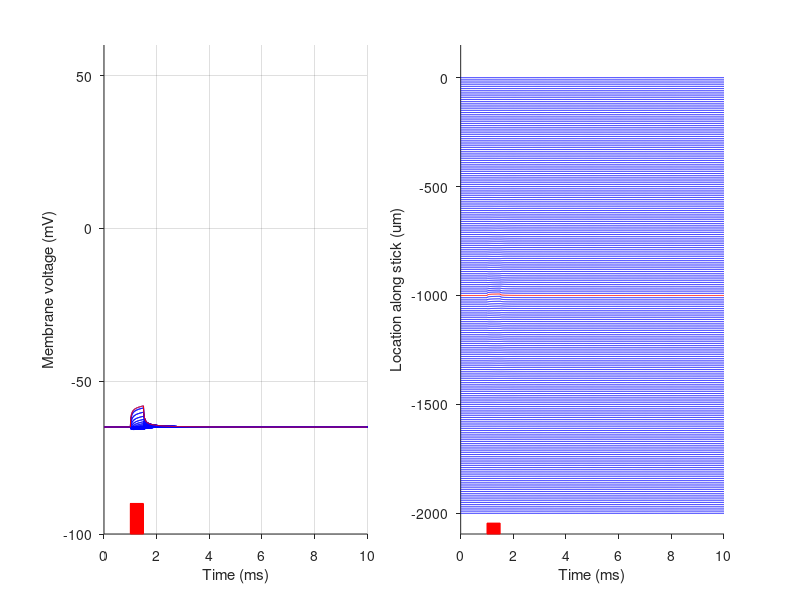

Reproduce this figure in MATLAB.
function [timeStep,vMat,mMat,hMat,nMat,iNaMat,iKMat,iLMat] = HH_multi()
%% ------------------------------------------------
%  Hodgkin & Huxley multi-compartment (stick) model
%  Run: [timeStep,vMat,mMat,hMat,nMat,iNaMat,iKMat,iLMat] = HH_multi()
%  The computation is done by a fixed step size forward or backward Euler method
%  Two stimulation modes: (1) Current injection into a single compartment ('iClamp')
%                         (2) Extracellular stimulation ('extracellular')
% ------------------------------------------------
%             
%                       _
%                  (2) / \     ||   
%                      \_/    _||_ (1)
%                             \  /                    
%   -------------------------- \/ --------------------------
%   |    1     |    2     |    3     |    4     |    5     |
%   --------------------------------------------------------
%
%
%% ------------- Step 1: PARAMETERS -------------
% Solver    
solver = 'BE'; % Type of solver, 'FE'==Forward Euler or 'BE'==Backward Euler

% Stimulus parameters
mode = 'extracellular'; % Stimulus mode, 'iClamp' or 'extracellular'
elecType = 'point'; % Electrode type, 'point' or 'disk' or 'FEM', for 'extracellular' only
dDisk = 50; % Electrode diameter, in um, for 'disk' only
rhoExt = 300; % Extracellular resistivity, in Ohm*cm, for 'point and 'disk' only
FEMfile = 'export.csv'; % File with FEM Solution, for 'FEM' only
I = -1; % Stimulus amplitude, in pA ('iClamp') or uA ('extracellular')
elecX = 0; % X-shift of cell relative to the electrode (at 0/0)), in um
elecY = 25; % Y-shift of cell relative to the electrode (at 0/0)), in um

% Temporal parameters
tStop = 10; % Total duration of simulation, in ms
tDel = 1; % Time when stimulus starts, in ms
tDur = 0.5; % Time of stimulus ON, in ms
tDt = 0.0125; % Time step, in ms

% Stick parameters, total length = (nComp-1) x lComp
nComp = 201; % Number of compartments
lComp = 10; % Compartment length, in um
rComp = 1; % Compartment radius, in um

c = 1; % Membrane specific capacitance, in uF/cm2, original=1
rhoA = 100; % Axial/Intracellular conductivity, in Ohm*cm, , original=100

% Temperature
temp = 6.3; % Model temperature, in Celsius, original=6.3

% Hodgkin & Huxley parameters
vInit = -65; % Membrane voltage to initialize the simulation, in mV
gNa = 120; % Sodium channel maximum conductivity, in mS/cm2, original=120
gK = 36; % Potassium channel maximum conductivity, in mS/cm2, original=36
gL = 0.3; % Leak channel maximum conductivity, in mS/cm2, original=0.3
eNa = 50; % Sodium reversal/equilibrium potential, in mV, original=50
eK = -77; % Potassium reversal/equilibrium potential, in mV, original=-77
eL = -54.3; % Leak reversal/equilibrium potential, in mV, original=-54.3

% Plot flags
plotV = 1; % Membrane voltage over time


%% ------------- Step 2: COMPUTE ADDITIONAL PARAMETERS -------------
% Central compartment of stick
centerComp = (nComp-1)/2+1;

% Axial resistance of each compartment, in kOhm
R = ((2*rhoA*lComp*1e-4)/(2*(rComp*1e-4)^2*pi))*1e-3;
% Compartment surface, in cm2
A = (2*rComp*pi*lComp)*1e-8;
% Compartment membrance capacitance, in uF
C = c*A;

% Compute time step
timeSteps = floor(tStop/tDt)+1;
timeStep = 0:tDt:tStop;

% Temperature adjustment
kTemp = 3^((temp-6.3)/10);

% Other constants
vAdd = 0.001;

% Set up tridiagonal matrix for fast computation of the inverse axial matrix (BE)
matInvDiag = [1+(tDt/C)*(1/R);ones(nComp-2,1)+(tDt/C)*(2/R);1+(tDt/C)*(1/R)]; % in (ms/uF)*(1/kOhm)==1/V
matInvOffDiag = ones(nComp-1,1)*-(tDt/C)*(1/R);
matInv = diag(matInvDiag,0) + diag(matInvOffDiag,-1) + diag(matInvOffDiag,1);

% Set up tridiagonal matrix for fast iAxial (FE) and iStim (extracellular) computation
matAxDiag = [-1/R;ones(nComp-2,1)*-2/R;-1/R]; % in 1/kOhm
matAxOffDiag = ones(nComp-1,1)*1/R;
matAxial = diag(matAxDiag,0) + diag(matAxOffDiag,-1) + diag(matAxOffDiag,1);

% Stimulus currents depending on stimulus type
switch mode
    case 'iClamp' % Simple current conversion
        iStim = zeros(nComp,1);
        iStim(centerComp) = 1e-6*I/A; % in 1e-6*pA/cm2==uA/cm2
    case 'extracellular' % Compute effect of extracellular electric fields on stick
        % Compute potentials at compartment centers, electrode is always located at elecX/elecY
        x = (-(centerComp-1)*lComp:lComp:(nComp-centerComp)*lComp)'+elecX; % in um
        y = ones(nComp,1)*elecY; % in um
        centers = [x,y];
        switch elecType % Compute extracellular potentials depending on electrode type
            case 'point'
                % Euklidean distance for each compartment center
                compDist = 1e-4*sqrt(sum(centers.^2,2)); % in cm
                % Analytical potentials (point source) for given distance
                potentials = 1e-3*(rhoExt*I)./(4*pi*compDist); % in 1e-3*(Ohm*cm*uA)/cm==mV
            case 'disk'
                % Axial and radial distance for each compartment center
                r = 1e-4*x; % in cm
                z = 1e-4*y; % in cm
                % Analytical potentials (disk electrode) for given distance
                rDisk = 1e-4*dDisk/2; % in cm
                potentials = 1e-3*(2*rhoExt*I)/(4*rDisk*pi) * asin((2*rDisk)./(sqrt((r-rDisk).^2+z.^2)+sqrt((r+rDisk).^2+z.^2))); % in 1e-3*(Ohm*cm*uA)/cm==mV
            case 'FEM'
                % Numerically computed potentials (arbitrary shape)
                imp = readmatrix(FEMfile); % Load exported solution
                xx = imp(:,11)*1e6; % FEM x-coordinates, conversion to um
                Ve = imp(:,10)*1e3; % FEM potentials, conversion to mV
                potentials = I*interp1(xx,Ve,x); % Interpolate to compartment centers
        end
        % Matrix times vector for stimulus current
        iStim = matAxial*potentials/A; % in ((1/kOhm)*mV)/cm2==uA/cm2
    otherwise
        fprintf('--- Unknown stimulus mode!')
        return
end

% Compute initial values
v0 = vInit; 
m0 = alphaM(v0,kTemp)/(alphaM(v0,kTemp)+betaM(v0,kTemp));
h0 = alphaH(v0,kTemp)/(alphaH(v0,kTemp)+betaH(v0,kTemp));
n0 = alphaN(v0,kTemp)/(alphaN(v0,kTemp)+betaN(v0,kTemp));

% Allocate memory for v, m, h, n
vMat = zeros(nComp,timeSteps);
mMat = zeros(nComp,timeSteps);
hMat = zeros(nComp,timeSteps);
nMat = zeros(nComp,timeSteps);

% Set Initial values
vMat(:,1) = v0;
mMat(:,1) = m0;
hMat(:,1) = h0;
nMat(:,1) = n0;


%% --------- Step 3: SOLVE ODEs & POSTPROCESSING ---------
tic 
for t=1:timeSteps-1
    % Get current states
    vVecT = vMat(:,t);
    mVecT = mMat(:,t);
    hVecT = hMat(:,t);
    nVecT = nMat(:,t);

    % Stimulus current
    iStimVec = zeros(nComp,1);
    if t>tDel/tDt && t<=(tDel+tDur)/tDt
        iStimVec = iStim; % in uA/cm2
    end
    
    % Ionic currents 
    % Sodium
    iNaVec = gNa*mVecT.^3.*hVecT.*(vVecT-eNa); % in (mS/cm2)*mV==uA/cm2
    % Potassium
    iKVec = gK*nVecT.^4.*(vVecT-eK); % in (mS/cm2)*mV==uA/cm2
    % Leak
    iLVec = gL*(vVecT-eL); % in (mS/cm2)*mV==uA/cm2
    iIonVec = iNaVec+iKVec+iLVec; % in uA/cm2

    % Update v, m, h and n
    switch solver
        case 'FE'
            % Axial currents
            iAxialVec = matAxial*vVecT/A; % in uA/cm2
            
            % Compute change of v
            vMat(:,t+1) = vVecT+(-iIonVec+iAxialVec+iStimVec)*(tDt/c); % in mV

            % Compute change of alphas and betas
            mMat(:,t+1) = mVecT+(alphaM(vVecT,kTemp).*(1-mVecT)-betaM(vVecT,kTemp).*mVecT)*tDt;
            hMat(:,t+1) = hVecT+(alphaH(vVecT,kTemp).*(1-hVecT)-betaH(vVecT,kTemp).*hVecT)*tDt;
            nMat(:,t+1) = nVecT+(alphaN(vVecT,kTemp).*(1-nVecT)-betaN(vVecT,kTemp).*nVecT)*tDt;
        case 'BE'
            % Additonal ionic contribution needed for BE
            % Sodium
            iNaAuxVec = gNa*mVecT.^3.*hVecT.*(vVecT+vAdd-eNa); % in (mS/cm2)*mV==uA/cm2
            % Potassium
            iKAuxVec = gK*nVecT.^4.*(vVecT+vAdd-eK); % in (mS/cm2)*mV==uA/cm2
            % Leak
            iLAuxVec = gL*(vVecT+vAdd-eL); % in (mS/cm2)*mV==uA/cm2
            % Sum
            rhsdidvVec = (iNaAuxVec-iNaVec+iKAuxVec-iKVec+iLAuxVec-iLVec)/vAdd; % in (uA/cm2)/mV

            % Compute change of v
            % Right hand side of matrix equation to be solved
            RHS = vVecT+(-iIonVec+rhsdidvVec.*vVecT+iStimVec)*(tDt/c);
            % Add ionic current contribution to left hand side
            matInv(1:1+size(matInv,1):end) = matInvDiag+rhsdidvVec*(tDt/c);
            
            % Solve matrix equation
            % vMat(:,t+1) = matInv\RHS; % in mV
            vMat(:,t+1) = sparse(matInv)\RHS; % in mV
        
            % Compute change of alphas and betas
            mMat(:,t+1) = (mVecT+tDt*alphaM(vMat(:,t+1),kTemp))./(1+tDt*(alphaM(vMat(:,t+1),kTemp)+betaM(vMat(:,t+1),kTemp)));
            hMat(:,t+1) = (hVecT+tDt*alphaH(vMat(:,t+1),kTemp))./(1+tDt*(alphaH(vMat(:,t+1),kTemp)+betaH(vMat(:,t+1),kTemp)));
            nMat(:,t+1) = (nVecT+tDt*alphaN(vMat(:,t+1),kTemp))./(1+tDt*(alphaN(vMat(:,t+1),kTemp)+betaN(vMat(:,t+1),kTemp)));
        otherwise
            fprintf('--- Unknown solver type!')
            return
    end
end
fprintf('--- Solving time was %.3f seconds.\n',toc) 

% Compute ionic current densities by using the state variables v, m, h and n
iNaMat = gNa*mMat.^3.*hMat.*(vMat-eNa); % in (mS/cm2)*mV==uA/cm2
iKMat = gK*nMat.^4.*(vMat-eK); % in (mS/cm2)*mV==uA/cm2
iLMat = gL*(vMat-eL); % in (mS/cm2)*mV==uA/cm2


%% --------- Step 4: VISUALIZE RESULTS ---------
if plotV==1
    % Membrane voltage over time
    figure('Position',[600,300,1000,420])
    subplot(1,2,1)
    hold all
    box off
    grid on
    set(gca,'TickDir','out')
    plot(timeStep,vMat,'b')
    plot(timeStep,vMat(centerComp,:),'r')
    rectangle('Position',[tDel,-100,tDur,10],'Edgecolor','r','Facecolor','r')
    xlim([0 tStop])
    ylim([-100 60])
    xlabel('Time (ms)')
    ylabel('Membrane voltage (mV)')
    
    % Membrane voltage over time (spatial)
    subplot(1,2,2)
    hold all
    box off
    set(gca,'TickDir','out')
    offset = -vInit;
    for i=1:nComp
        if i==centerComp
            plot(timeStep,vMat(i,:)+offset,'r');
        else
            plot(timeStep,vMat(i,:)+offset,'b');
        end
        offset = offset-lComp;
    end
    rectangle('Position',[tDel,offset-150,tDur,50],'Edgecolor','r','Facecolor','r')
    xlim([0 tStop])
    ylim([offset-150 150])
    xlabel('Time (ms)')
    ylabel('Location along stick (um)')
end


    %% ------------- DEFINE FUNCTIONS FOR ALPHAS AND BETAS -------------
    function am = alphaM(v,kT)
        am = kT*(0.1*(v+40))./(1-exp(-(v+40)/10));
    end
    function bm = betaM(v,kT)
        bm = kT*4*exp(-(v+65)/18);
    end
    function ah = alphaH(v,kT)  
        ah = kT*0.07*exp(-(v+65)/20);
    end
    function bh = betaH(v,kT)
        bh = kT*1./(1+exp(-(v+35)/10));
    end
    function an = alphaN(v,kT)
        an = kT*(0.01*(v+55))./(1-exp(-(v+55)/10));
    end
    function bn = betaN(v,kT)
        bn = kT*0.125*exp(-(v+65)/80);
    end
end